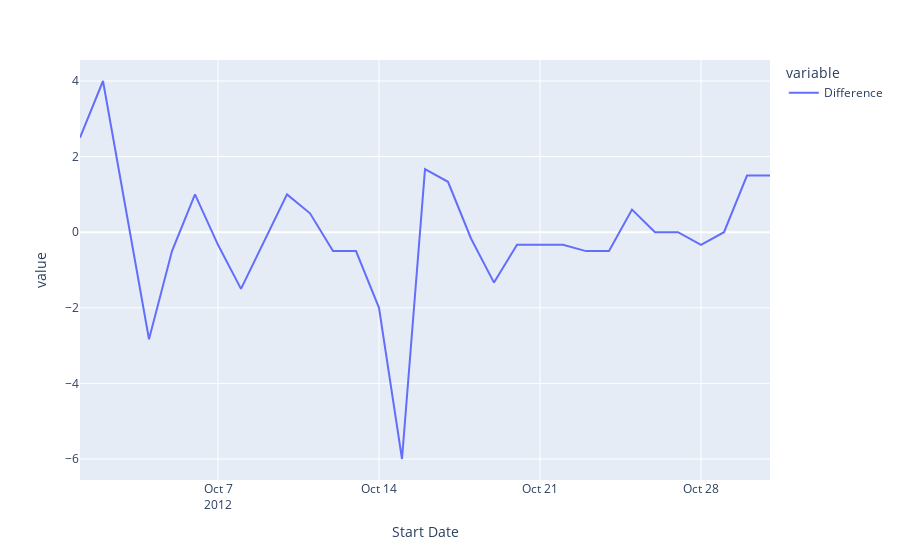

Notebook source saved alongside this figure:
### Code cell
import plotly.express as px

# 第1回討論会は　10/3　（オバマ守勢）
# 第2回討論会は10/16

px.line(poll_df_mean.loc['2012-10', 'Difference'])

### Figure 1 — Plotly figure (JSON) as saved in the notebook; plotly's stock layout.template omitted (floating-point values rounded to 4 significant figures)
{"data": [{"hovertemplate": "variable=Difference<br>Start Date=%{x}<br>value=%{y}<extra></extra>", "legendgroup": "Difference", "line": {"color": "#636efa", "dash": "solid"}, "marker": {"symbol": "circle"}, "mode": "lines", "name": "Difference", "orientation": "v", "showlegend": true, "type": "scatter", "x": ["2012-10-01T00:00:00", "2012-10-02T00:00:00", "2012-10-04T00:00:00", "2012-10-05T00:00:00", "2012-10-06T00:00:00", "2012-10-07T00:00:00", "2012-10-08T00:00:00", "2012-10-10T00:00:00", "2012-10-11T00:00:00", "2012-10-12T00:00:00", "2012-10-13T00:00:00", "2012-10-14T00:00:00", "2012-10-15T00:00:00", "2012-10-16T00:00:00", "2012-10-17T00:00:00", "2012-10-18T00:00:00", "2012-10-19T00:00:00", "2012-10-20T00:00:00", "2012-10-22T00:00:00", "2012-10-23T00:00:00", "2012-10-24T00:00:00", "2012-10-25T00:00:00", "2012-10-26T00:00:00", "2012-10-27T00:00:00", "2012-10-28T00:00:00", "2012-10-29T00:00:00", "2012-10-30T00:00:00", "2012-10-31T00:00:00"], "xaxis": "x", "y": [2.5, 4, -2.833, -0.5, 1, -0.3333, -1.5, 1, 0.5, -0.5, -0.5, -2, -6, 1.667, 1.333, -0.1667, -1.333, -0.3333, -0.3333, -0.5, -0.5, 0.6, 0, 0, -0.3333, 0, 1.5, 1.5], "yaxis": "y"}], "layout": {"autosize": true, "legend": {"title": {"text": "variable"}, "tracegroupgap": 0}, "margin": {"t": 60}, "xaxis": {"anchor": "y", "autorange": true, "domain": [0, 1], "range": ["2012-10-01", "2012-10-31"], "title": {"text": "Start Date"}, "type": "date"}, "yaxis": {"anchor": "x", "autorange": true, "domain": [0, 1], "range": [-6.556, 4.556], "title": {"text": "value"}, "type": "linear"}}}
